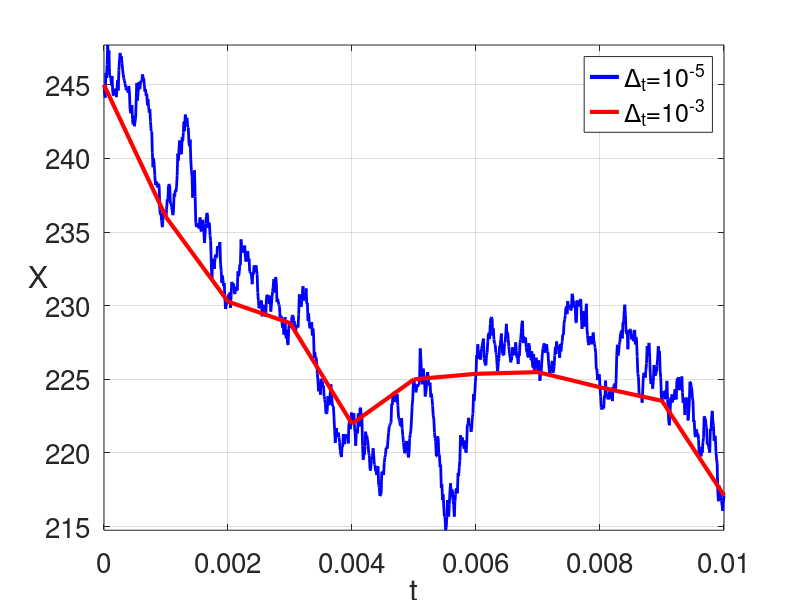
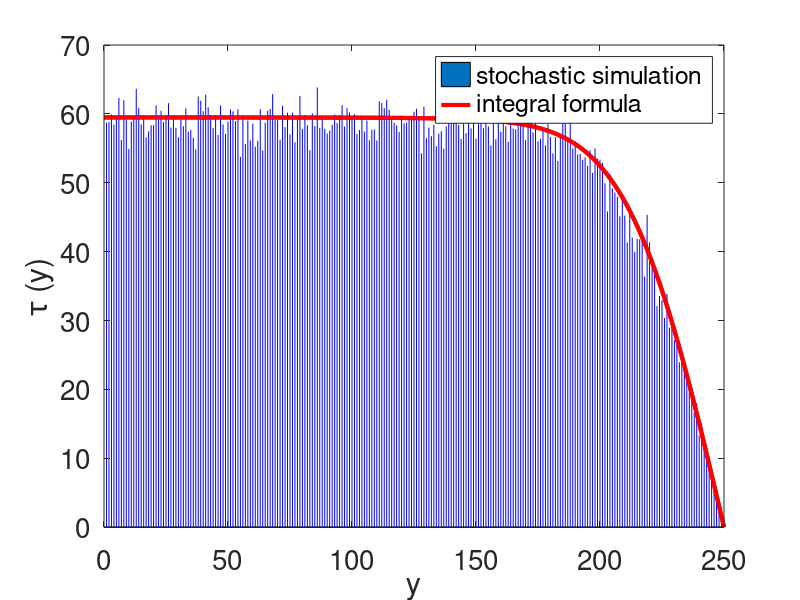

Recreate these plots in MATLAB, in order.
function CH3_KBE_hitting

k1=0.001;
k2=0.75;
k3=165;
k4=10000;
k5=200;

dt=0.00001;
X(1)=245;
time(1)=0;
steps = 1000;

for i=1:steps
    X(i+1) = X(i)+dt*(-k1*X(i)*X(i)*X(i)+k2*X(i)*X(i)-k3*X(i)+k4)+k5*sqrt(dt)*randn(1,1);
    time(i+1)=i*dt;
end

Xbig=X(1:100:steps+1);
timebig=time(1:100:steps+1);

%% Plotting
figure(1);
plot(time,X,'b','Linewidth',2);
hold on;
h1=plot([1],[1],'b','Linewidth',3);
h2=plot(timebig,Xbig,'r','Linewidth',3);
line([0 steps*dt],[250 250],'Color','k','Linestyle','--','Linewidth',3);
hh=legend([h1 h2],'\Delta_t=10^{-5}','\Delta_t=10^{-3}');
xlim([0 steps*dt]);
ylim([min(min(X),min(Xbig)) max(max(X),max(Xbig))]);
xlabel('t');
ylabel('X');
set(get(gca,'ylabel'),'rotation',0);
set(gca,'Fontsize',20);
grid on;


load data_Figure3_3b_1.dat;
load data_Figure3_3b_2.dat;

initialpoint=data_Figure3_3b_1(:,1);
exittime=data_Figure3_3b_1(:,2);
y=data_Figure3_3b_2(:,1);
tau=data_Figure3_3b_2(:,2);

figure(2);
bar([700],[0]);
hold on;
axis([0 250 0 70]);
set(gca,'XTick',[0 50 100 150 200 250]);
set(gca,'YTick',[0 10 20 30 40 50 60 70]);
xlabel('y');
ylabel('\tau (y)');
plot(y,tau,'r','Linewidth',3);
stem(initialpoint,exittime,'b','Markersize',0.01);
plot(y,tau,'r','Linewidth',3);
hh=legend('stochastic simulation','integral formula');
set(gca,'Fontsize',20);

